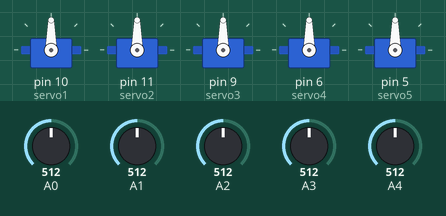
Recording of a sketch running on a simulated Arduino Uno, built with avr-gcc and run on an emulated ATmega328P. Parts: 5 × servo. Inputs (shaded band) come from the test bench; at power-on: A0 = 512, A1 = 512, A2 = 512, A3 = 512, A4 = 512.

Above: at 1.2 s.
1.3 s: A0 set to 716
At 1.6 s:
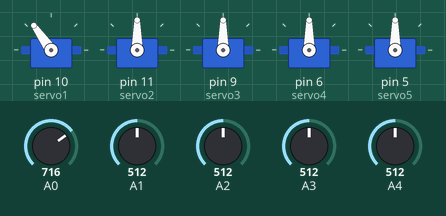
2.8 s: A1 set to 716
At 4.0 s:
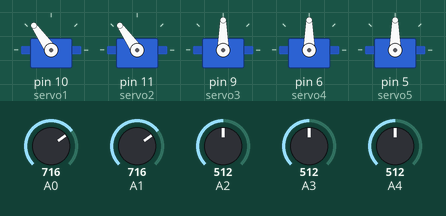
4.3 s: A2 set to 716
At 5.3 s:
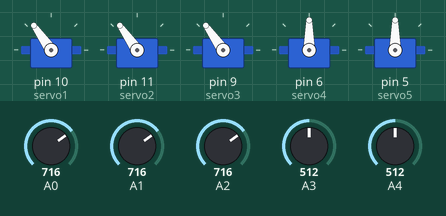
5.8 s: A3 set to 716
At 7.0 s:
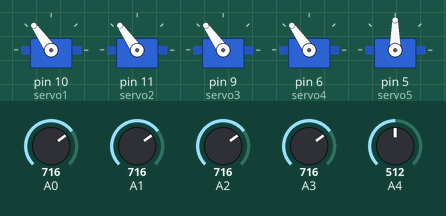
7.3 s: A4 set to 716
At 8.3 s:
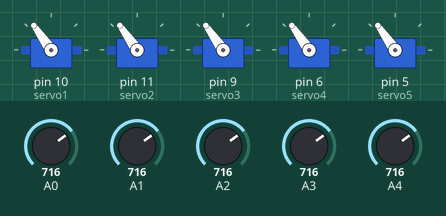
8.8 s: A0 set to 992
At 9.6 s:
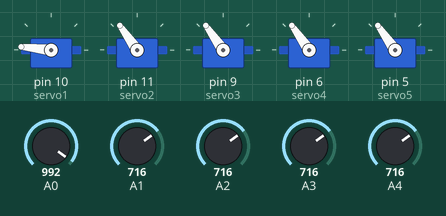
Timing chart, 0 to 11.3 s (numbered marks = the images above; inputs shaded):
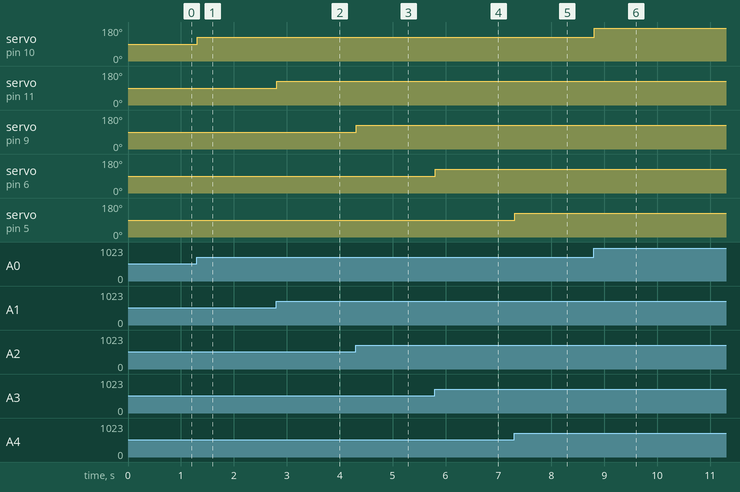

Measured:
- after the input at 1.3 s, servo on pin 10 (servo1): 90° → 125° at once
- after the input at 2.8 s, servo on pin 11 (servo2): 90° → 125° at once
- after the input at 4.3 s, servo on pin 9 (servo3): 90° → 125° at once
- after the input at 5.8 s, servo on pin 6 (servo4): 90° → 125° at once
- after the input at 7.3 s, servo on pin 5 (servo5): 90° → 125° at once
- after the input at 8.8 s, servo on pin 10 (servo1): 125° → 174° at once

The sketch:

kuka.ino
```cpp
#include <Servo.h>

Servo servo1, servo2, servo3, servo4, servo5;
int pot1, pot2, pot3, pot4, pot5;

void setup() {
  // Attach servos to the designated pins
  servo1.attach(10);
  servo2.attach(11);
  servo3.attach(9);
  servo4.attach(6);
  servo5.attach(5);
}

void loop() {
  // Read the values of the potentiometers
  pot1 = analogRead(0);
  pot2 = analogRead(1);
  pot3 = analogRead(2);
  pot4 = analogRead(3);
  pot5 = analogRead(4);

  // Map the potentiometer values to the servo angles
  int angle1 = map(pot1, 0, 1023, 0, 180);
  int angle2 = map(pot2, 0, 1023, 0, 180);
  int angle3 = map(pot3, 0, 1023, 0, 180);
  int angle4 = map(pot4, 0, 1023, 0, 180);
  int angle5 = map(pot5, 0, 1023, 0, 180);

  // Set the servo angles
  servo1.write(angle1);
  servo2.write(angle2);
  servo3.write(angle3);
  servo4.write(angle4);
  servo5.write(angle5);

  // Wait a little bit so the servos have time to move
  delay(15);
}
```
